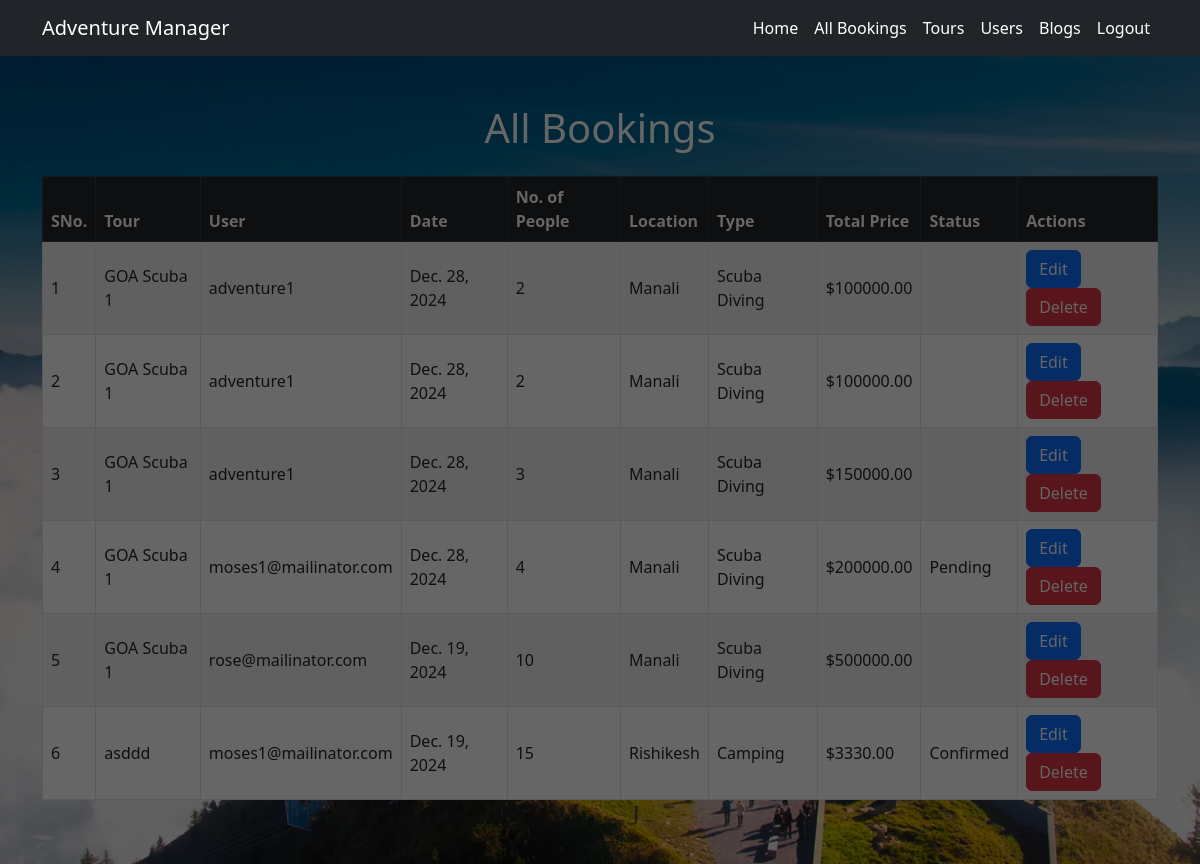
Page /manager/bookings/ on the earlier database version.
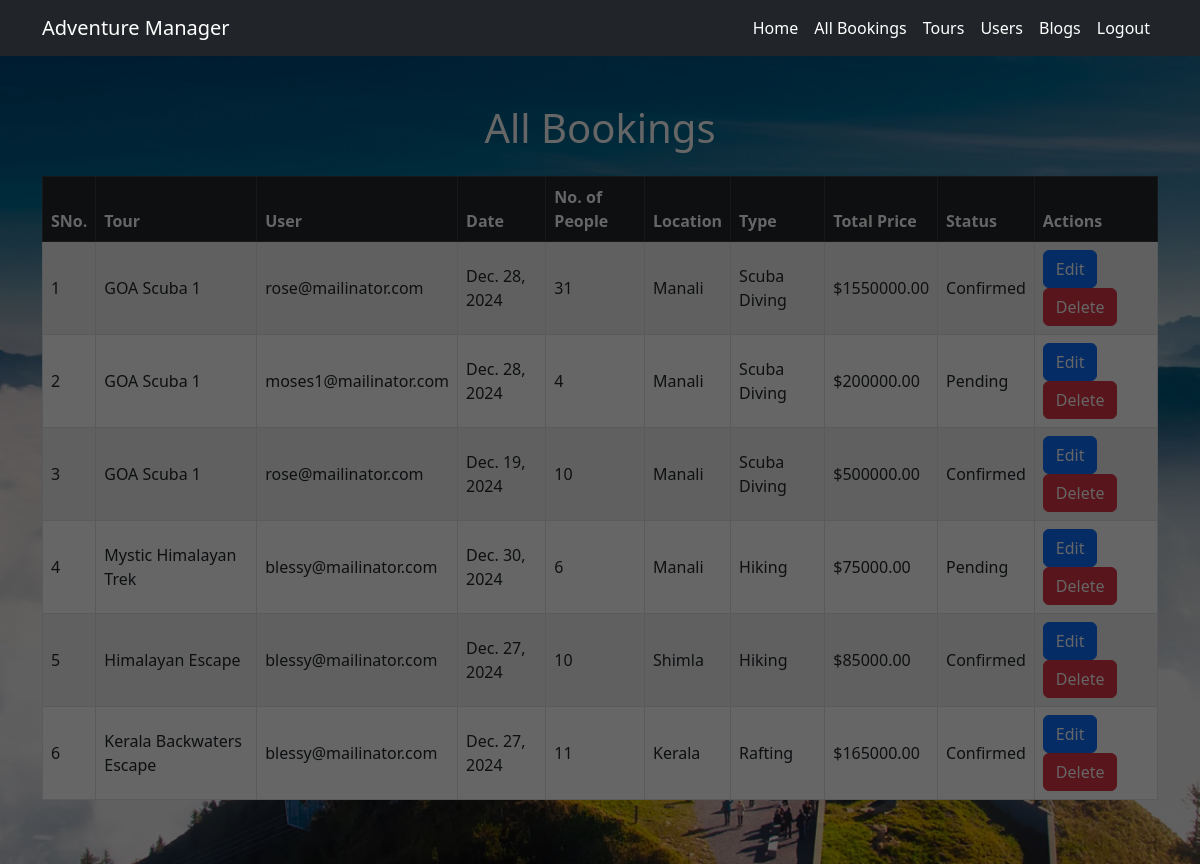
Same page on the later database version.
### Tour/models.py (models this page shows, shortened)
class UserBooking(models.Model):
    user = models.ForeignKey(User, on_delete=models.CASCADE)
    tour = models.ForeignKey(Tour, on_delete=models.CASCADE)
    date = models.DateField()
    num_people = models.PositiveIntegerField(default=1)
    total_price = models.DecimalField(max_digits=10, decimal_places=2)
    status = models.CharField(max_length=20, choices=[('Pending', 'Pending'), ('Confirmed', 'Confirmed')])

### Manager/models.py (models this page shows, shortened)
class Tour(models.Model):
    LOCATION_CHOICES = [
        ('Manali', 'Manali'),
        ('Goa', 'Goa'),
        ('Jaipur', 'Jaipur'),
        ('Leh', 'Leh'),
        ('Rishikesh', 'Rishikesh'),
        ('Kerala', 'Kerala'),
        ('Andaman', 'Andaman'),
        ('Darjeeling', 'Darjeeling'),
        ('Shimla', 'Shimla'),
        ('Varanasi', 'Varanasi'),
    ]
    ADVENTURE_CHOICES = [
        ('Hiking', 'Hiking'),
        ('Scuba Diving', 'Scuba Diving'),
        ('Safari', 'Safari'),
        ('Skydiving', 'Skydiving'),
        ('Camping', 'Camping'),
        ('City Tour', 'City Tour'),
        ('Rafting', 'Rafting'),
    ]
    title = models.CharField(max_length=100)
    description = models.TextField()
    location = models.CharField(max_length=100, choices=LOCATION_CHOICES)
    adventure_type = models.CharField(max_length=100, choices=ADVENTURE_CHOICES)
    price = models.DecimalField(max_digits=8, decimal_places=2)
    start_date = models.DateField()
    end_date = models.DateField()
    created_by = models.ForeignKey(User, on_delete=models.CASCADE)
    max_group_size = models.PositiveIntegerField()
    itinerary = models.TextField(blank=True)
    image = models.ImageField(upload_to='tours/images/', blank=True, null=True)

### Manager/views.py (the view)
# urls.py: path('bookings/', views.BookingListView.as_view(), name='booking_list'),
class BookingListView(ListView):
    model = UserBooking
    template_name = 'manager/booking_list.html'
    context_object_name = 'bookings'
    def get_queryset(self):
        return UserBooking.objects.all()

### Templates/manager/booking_list.html
{% extends 'manager/manager_base.html' %}
{% load static %}
{% block content %}
<div class="container my-5">
    <h1 class="text-center mb-4">All Bookings</h1>
    <div class="table-responsive">
        <table class="table table-striped table-bordered align-middle">
            <thead class="table-dark">
                <tr>
                    <th scope="col">SNo.</th>
                    <th scope="col">Tour</th>
                    <th scope="col">User</th>
                    <th scope="col">Date</th>
                    <th scope="col">No. of People</th>
                    <th scope="col">Location</th>
                    <th scope="col">Type</th>
                    <th scope="col">Total Price</th>
                    <th scope="col">Status</th>
                    <th scope="col">Actions</th>
                </tr>
            </thead>
            <tbody>
                {% for booking in bookings %}
                <tr>
                    <td>{{ forloop.counter }}</td>
                    <td>{{ booking.tour.title }}</td>
                    <td>{{ booking.user.username}}</td>
                    <td>{{ booking.date }}</td>
                    <td>{{ booking.num_people }}</td>
                    <td>{{ booking.tour.location }}</td>
                    <td>{{ booking.tour.adventure_type }}</td>
                    <td>${{ booking.total_price }}</td>
                    <td>{{ booking.status }} </td>
                    <td>
                        <a class="btn btn-primary" href="{% url 'manager:edit_booking' booking.id %}">
                            Edit
                        </a>
                        <a class="btn btn-danger" href="{% url 'manager:delete_booking' booking.id %}">
                            Delete
                        </a>
                    </td>
                </tr>
                {% endfor %}
            </tbody>
        </table>
    </div>
</div>
{% endblock %}

Differences in the rows shown:
removed UserBooking: tour "GOA Scuba 1", user.username "adventure1", date "Dec. 28, 2024", num_people "2", tour.location "Manali", tour.adventure_type "Scuba Diving", total_price "100000.00"
removed UserBooking: tour "GOA Scuba 1", user.username "adventure1", date "Dec. 28, 2024", num_people "2", tour.location "Manali", tour.adventure_type "Scuba Diving", total_price "100000.00"
removed UserBooking: tour "asddd", user.username "moses1@mailinator.com", date "Dec. 19, 2024", num_people "15", tour.location "Rishikesh", tour.adventure_type "Camping", total_price "3330.00", status "Confirmed"
changed UserBooking (number 1 of 6 on the later page): user.username "adventure1" → "rose@mailinator.com"; num_people "3" → "31"; total_price "150000.00" → "1550000.00"; status (not shown) → "Confirmed"
changed UserBooking "Dec. 19, 2024": status (not shown) → "Confirmed"
added UserBooking: tour "Mystic Himalayan Trek", user.username "blessy@mailinator.com", date "Dec. 30, 2024", num_people "6", tour.location "Manali", tour.adventure_type "Hiking", total_price "75000.00", status "Pending"
added UserBooking: tour "Himalayan Escape", user.username "blessy@mailinator.com", date "Dec. 27, 2024", num_people "10", tour.location "Shimla", tour.adventure_type "Hiking", total_price "85000.00", status "Confirmed"
added UserBooking: tour "Kerala Backwaters Escape", user.username "blessy@mailinator.com", date "Dec. 27, 2024", num_people "11", tour.location "Kerala", tour.adventure_type "Rafting", total_price "165000.00", status "Confirmed"
